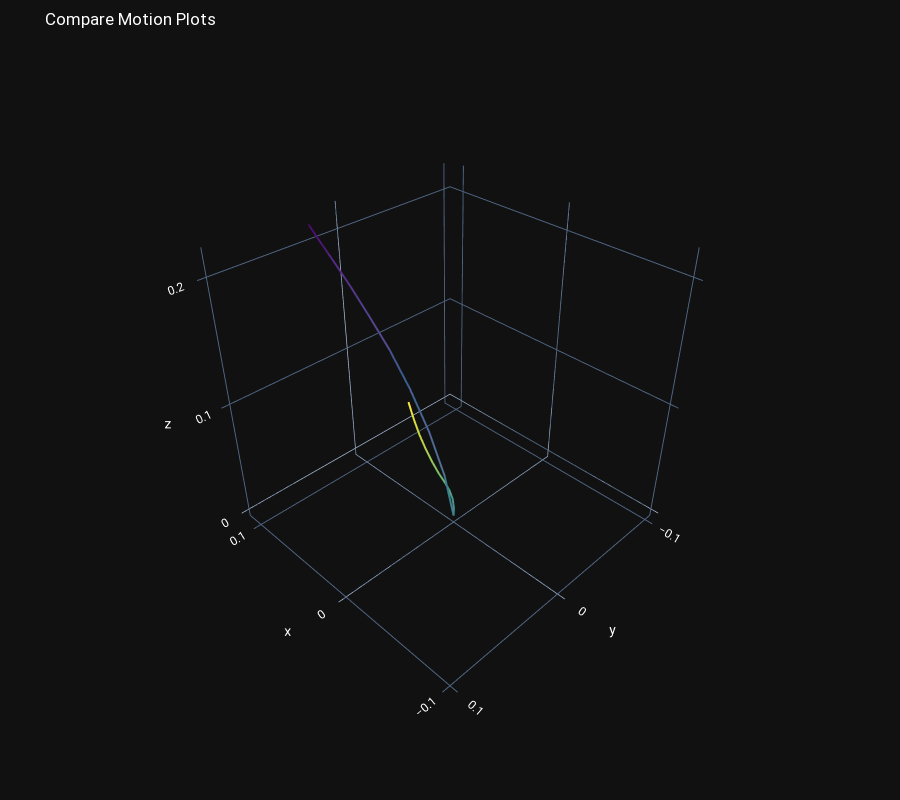

Notebook code for this chart:
### Code cell
test_scaling_method(project_config)

### Figure 1 — Plotly figure (JSON) as saved in the notebook; plotly's stock layout.template omitted (floating-point values rounded to 4 significant figures)
{"data": [{"line": {"color": [0, 1, 2, 3, 4, 5, 6, 7, 8, 9, 10, 11, 12, 13, 14, 15, 16, 17, 18, 19], "colorscale": [[0, "#440154"], [0.1111, "#482878"], [0.2222, "#3e4989"], [0.3333, "#31688e"], [0.4444, "#26828e"], [0.5556, "#1f9e89"], [0.6667, "#35b779"], [0.7778, "#6ece58"], [0.8889, "#b5de2b"], [1, "#fde725"]], "width": 4}, "mode": "lines", "type": "scatter3d", "x": [0.1076, 0.09992, 0.09004, 0.07797, 0.06392, 0.04895, 0.03317, 0.01836, 0.006362, 0, 0.001203, 0.00333, 0.005672, 0.008583, 0.01174, 0.01572, 0.02054, 0.02602, 0.03208, 0.03874], "y": [0.02701, 0.02496, 0.02236, 0.01947, 0.01656, 0.01272, 0.009402, 0.006066, 0.002833, 0, -0.001498, -0.002278, -0.001495, 0.000414, 0.003423, 0.005765, 0.007506, 0.008343, 0.007958, 0.006442], "z": [0.2141, 0.2037, 0.191, 0.1754, 0.1566, 0.1339, 0.1065, 0.07442, 0.03792, 0, 0.006038, 0.01317, 0.02052, 0.02829, 0.03723, 0.04712, 0.05786, 0.06895, 0.08005, 0.09068]}, {"line": {"color": [0, 1, 2, 3, 4, 5, 6, 7, 8, 9, 10, 11, 12, 13, 14, 15, 16, 17, 18, 19], "colorscale": [[0, "rgb(75, 41, 145)"], [0.1667, "rgb(135, 44, 162)"], [0.3333, "rgb(192, 54, 157)"], [0.5, "rgb(234, 79, 136)"], [0.6667, "rgb(250, 120, 118)"], [0.8333, "rgb(246, 169, 122)"], [1, "rgb(237, 217, 163)"]], "width": 1}, "mode": "lines", "type": "scatter3d", "x": [0.1076, 0.09992, 0.09004, 0.07797, 0.06392, 0.04895, 0.03317, 0.01836, 0.006362, 0, 0.001203, 0.00333, 0.005672, 0.008583, 0.01174, 0.01572, 0.02054, 0.02602, 0.03208, 0.03874], "y": [0.02701, 0.02496, 0.02236, 0.01947, 0.01656, 0.01272, 0.009402, 0.006066, 0.002833, 0, -0.001498, -0.002278, -0.001495, 0.000414, 0.003423, 0.005765, 0.007506, 0.008343, 0.007958, 0.006442], "z": [0.2141, 0.2037, 0.191, 0.1754, 0.1566, 0.1339, 0.1065, 0.07442, 0.03792, 0, 0.006038, 0.01317, 0.02052, 0.02829, 0.03723, 0.04712, 0.05786, 0.06895, 0.08005, 0.09068]}, {"marker": {"size": 0.1}, "mode": "markers", "type": "scatter3d", "x": [-0.1, 0.1], "y": [-0.1, 0.1], "z": [0, 0.1]}], "layout": {"coloraxis": {"showscale": false}, "font": {"color": "white", "family": "Roboto, monospace", "size": 12}, "height": 800, "margin": {"b": 50, "l": 5, "r": 5, "t": 50}, "scene": {"aspectratio": {"x": 1, "y": 1, "z": 1}, "camera": {"eye": {"x": -1.5, "y": 1.5, "z": 1.5}, "up": {"x": 0, "y": 0, "z": 1}}}, "showlegend": false, "title": {"text": "Compare Motion Plots"}, "xaxis": {"fixedrange": true, "showgrid": false, "showticklabels": false, "zeroline": false, "zerolinecolor": "gray", "zerolinewidth": 1}, "yaxis": {"fixedrange": true, "showgrid": false, "showticklabels": false, "zeroline": false, "zerolinecolor": "gray", "zerolinewidth": 1}}}
